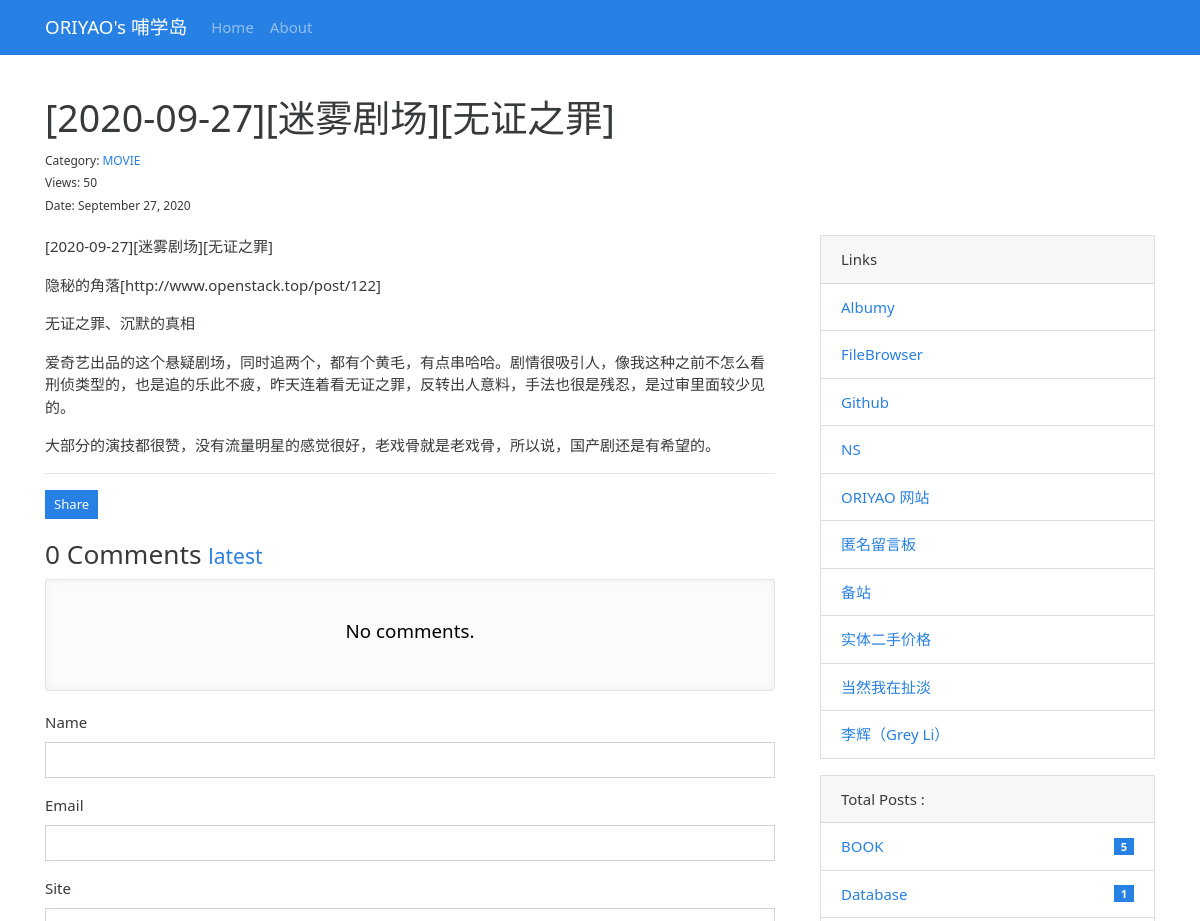
Page /post/131 (upper part) on the earlier database version.
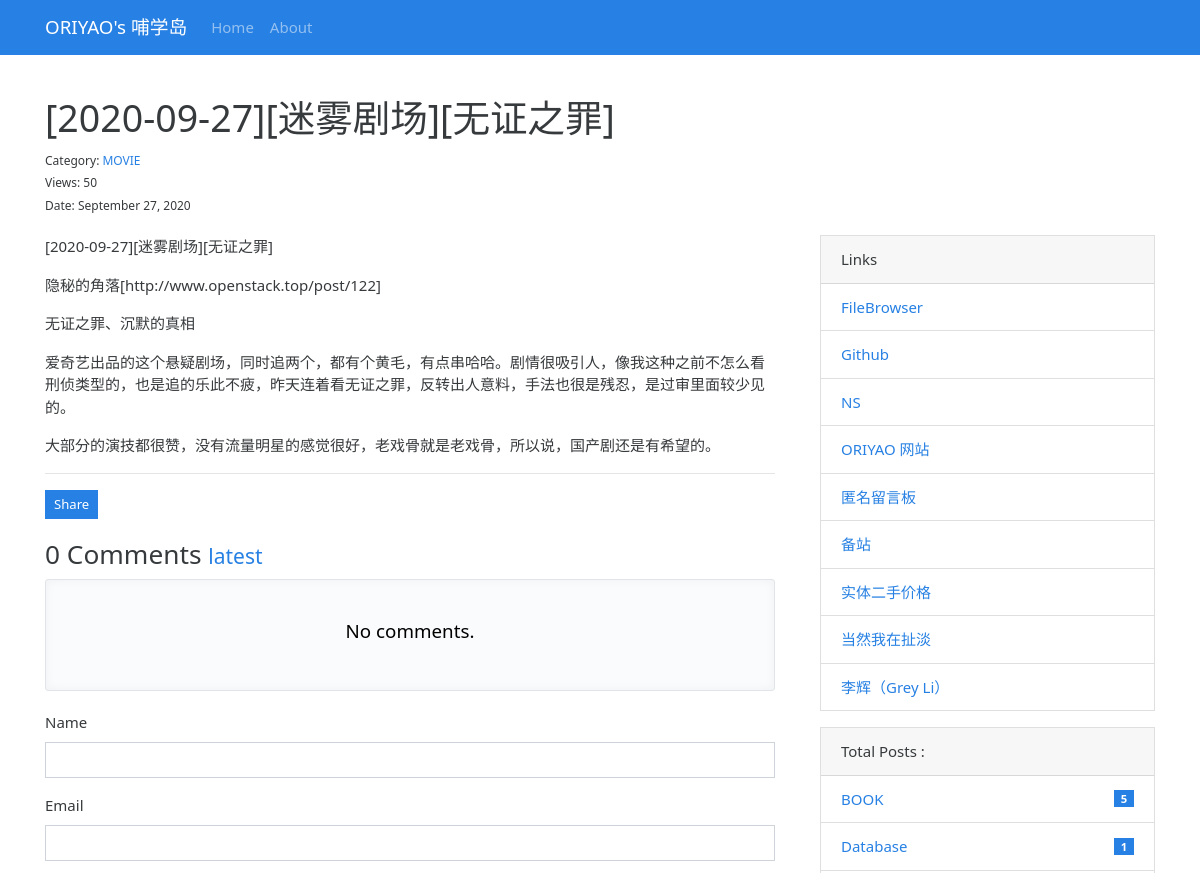
Same page on the later database version.
### bluelog/models.py (models this page shows, shortened)
class Link(db.Model):
    id = db.Column(db.Integer, primary_key=True)
    name = db.Column(db.String(30))
    url = db.Column(db.String(255))

class Category(db.Model):
    id = db.Column(db.Integer, primary_key=True)
    name = db.Column(db.String(30), unique=True)
    posts = db.relationship('Post', back_populates='category')

### bluelog/blueprints/blog.py (the view, shortened to what this page needs)
@blog_bp.route('/post/<int:post_id>', methods=['GET', 'POST'])
def show_post(post_id):
    post = Post.query.get_or_404(post_id)
    if post.views is None:
        post.views = 0
        current_app.logger.info( request.remote_addr + ' :First View:' + str(post.id) +str(post.title))
    post.views = post.views +1
    db.session.commit()
    current_app.logger.info( request.remote_addr + ' :访问文章:' + str(post.id) +str(post.title))
    page = request.args.get('page', 1, type=int)
    per_page = current_app.config['BLUELOG_COMMENT_PER_PAGE']
    pagination = Comment.query.with_parent(post).filter_by(reviewed=True).order_by(Comment.timestamp.asc()).paginate(
        page, per_page)
    comments = pagination.items
    if current_user.is_authenticated:
        form = AdminCommentForm()
        form.author.data = current_user.name
        form.email.data = current_app.config['BLUELOG_EMAIL']
        form.site.data = url_for('.index')
        from_admin = True
        reviewed = True
    else:
        form = CommentForm()
        from_admin = False
        reviewed = True
    return render_template('blog/post.html', post=post, pagination=pagination, form=form, comments=comments)

### bluelog/forms.py
class CommentForm(FlaskForm):
    author = StringField('Name', validators=[DataRequired(), Length(1, 30)])
    email = StringField('Email', validators=[DataRequired(), Email(), Length(1, 254)])
    site = StringField('Site', validators=[Optional(), URL(), Length(0, 255)])
    body = TextAreaField('Comment', validators=[DataRequired()])
    submit = SubmitField()

### bluelog/__init__.py (called while the page is built)
def register_template_context(app):
    @app.context_processor
    def make_template_context():
        admin = Admin.query.first()
        categories = Category.query.order_by(Category.name).all()
        links = Link.query.order_by(Link.name).all()
        if current_user.is_authenticated:
            unread_comments = Comment.query.filter_by(reviewed=False).count()
        else:
            unread_comments = None
        return dict(
            admin=admin, categories=categories,
            links=links, unread_comments=unread_comments)

### bluelog/templates/blog/post.html (shortened to what the changed rows need)
{% extends 'base.html' %}
{% from 'bootstrap/form.html' import render_form %}
{% from 'bootstrap/pagination.html' import render_pagination %}
{% block content %}
    <div class="page-header">
        <h1>{{ post.title }}
        </h1>
    </div>
    <div class="row">
        <div class="col-sm-8">
            {% if post.can_comment %}
                <div id="comment-form">
                    {{ render_form(form, action=request.full_path) }}
                </div>
            {% else %}
                <div class="tip"><h5>Comment disabled.</h5></div>
            {% endif %}
        </div>
        <div class="col-sm-4 sidebar">
            {% include "blog/_sidebar.html" %}
        </div>
    </div>
{% endblock %}

### bluelog/templates/blog/_sidebar.html (shortened to what this page needs)
{% if links %}
    <div class="card mb-3">
        <div class="card-header">Links</div>
        <ul class="list-group list-group-flush">
            {% for link in links %}
                <li class="list-group-item  list-group-item-action d-flex justify-content-between align-items-center">
                    <a href="{{ link.url }}" target="_blank">{{ link.name }}</a>
                </li>
            {% endfor %}
        </ul>
    </div>
{% endif %}
{% if categories %}
    <div class="card mb-3">
        <div class="card-header"> Total Posts :  {{ totalposts }}</div>
        <ul class="list-group list-group-flush">
            {% for category in categories %}
                <li class="list-group-item  list-group-item-action d-flex justify-content-between align-items-center">
                    <a href="{{ url_for('blog.show_category', category_id=category.id) }}">
                        {{ category.name }}
                    </a>
                    <span class="badge badge-primary badge-pill"> {{ category.posts|length }}</span>
                </li>
            {% endfor %}
        </ul>
    </div>
{% endif %}

Differences in the rows shown:
removed Link: name "Albumy"
Other differences:
text no longer shown: "Name Email Site"
text now shown: "Name Email"
